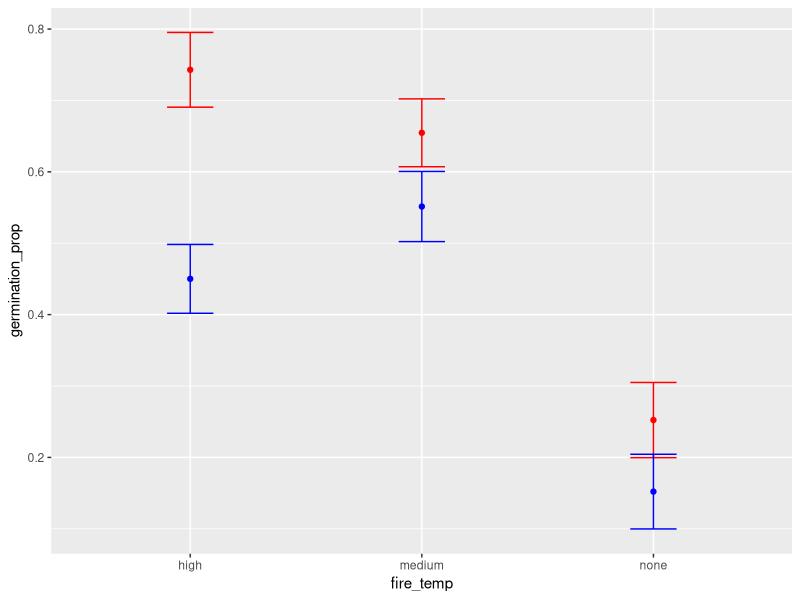
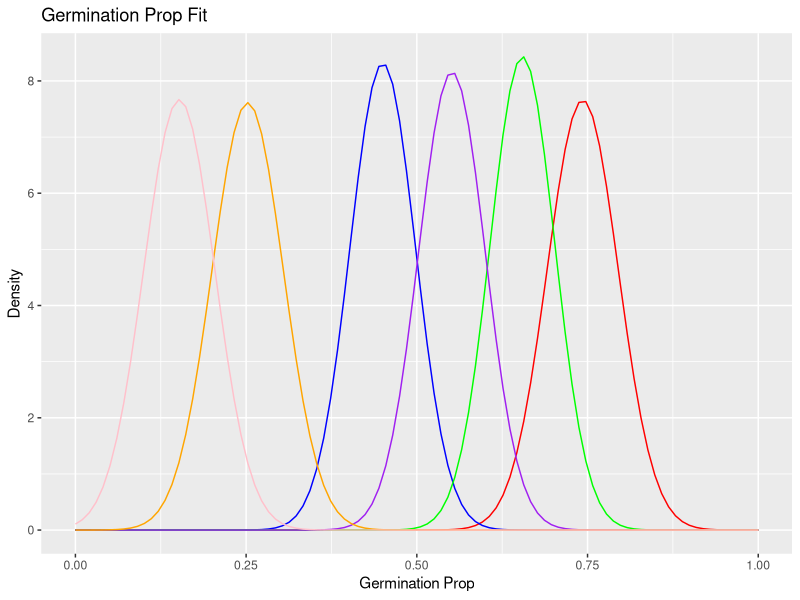

These figures' R source, in order:
# Load the ggplot2 library
library(ggplot2)
library(MASS)

# Read in the CSV file as a dataframe
data <- read.csv("Byblis.csv")

# Calculate the germination_prop mean for each unique combination
mean_germination_prop <- aggregate(germination_prop ~ pH_level + fire_temp, data, mean)
sd_germination_prop <- aggregate(germination_prop ~ pH_level + fire_temp, data, sd)

# Add the 'sd' column from sd_germination_prop to mean_germination_prop
mean_germination_prop$sd <- sd_germination_prop$germination_prop

# Rename the column to 'sd'
colnames(mean_germination_prop)[colnames(mean_germination_prop) == "sd"] <- "sd"

# Plot the values for each pH_level with error bars
plot <- ggplot()
count <- 1
for (i in unique(mean_germination_prop$pH_level)) {
    # Print the pH_level
    print(i)
    
    # Print the subset of mean_germination_prop for the current pH_level
    print(mean_germination_prop[mean_germination_prop$pH_level == i,])
    
    # Add points to the plot for the current pH_level
    plot <- plot + geom_point(data = mean_germination_prop[mean_germination_prop$pH_level == i,], 
                              aes(x = fire_temp, y = germination_prop),
                              color = c("red", "blue")[count]) +
            
            # Add error bars to the plot for the current pH_level
            geom_errorbar(data = mean_germination_prop[mean_germination_prop$pH_level == i,],
                          aes(x = fire_temp, ymin = (germination_prop - sd), ymax = (germination_prop + sd)),
                          width = 0.2,
                          color = c("red", "blue")[count])
    count <- count + 1
}

# Display the plot
ggsave(paste("plots/over_dist/", "mean_germination_plot.png"))

# making gaussian fits 

plot <- ggplot()


n <- 100

new_data <- data.frame(matrix(0, nrow = n, ncol = nrow(mean_germination_prop)))
x <- seq(0, 1, length.out = n)


legend_labels <- paste("pH:", mean_germination_prop$pH_level, "Fire:", mean_germination_prop$fire_temp)
# use these legned labels to make a new_data a mxm matrix that each column is updated within the loop
# kind like how you've done the old stuff


colors <- c("red", "blue", "green", "purple", "orange", "pink")

for (i in 1:nrow(mean_germination_prop)) {
    ph <- mean_germination_prop$pH_level[i]
    fire <- mean_germination_prop$fire_temp[i]

    subset <- data[(data$pH_level == ph) & (data$fire_temp == fire),]

    fit <- fitdistr(subset$germination_prop, "normal")

    y <- dnorm(x, mean = fit$estimate[1], sd = fit$estimate[2])
    new_data[, i] <- y

}

plot <- ggplot(data = new_data, aes(x = x)) +
        geom_line(aes(y = X1), color = "red", ) +
        geom_line(aes(y = X2), color = "blue") +
        geom_line(aes(y = X3), color = "green") +
        geom_line(aes(y = X4), color = "purple") +
        geom_line(aes(y = X5), color = "orange") +
        geom_line(aes(y = X6), color = "pink") +

        scale_color_manual(values = c("X1" = "red", "X2" = "blue", "X3" = "green",
                                      "X4" = "purple", "X5" = "orange", "X6" = "pink"),
                                      labels = c("X1" = legend_labels[1], "X2" = legend_labels[2], "X3" = legend_labels[3],
                                      "X4" = legend_labels[4], "X5" = legend_labels[5], "X6" = legend_labels[6])) +
                            
        guides(color = guide_legend(title = "Legend")) +
        labs(x = "Germination Prop", 
            y = "Density", 
            title = "Germination Prop Fit") 


ggsave(paste("plots/over_dist/", "gaussian-fit.png"))

# left to go
## make a plot of the the standard deviation of the mean 
## for each unique combination of each point
### show that it doesn't change much if at all
